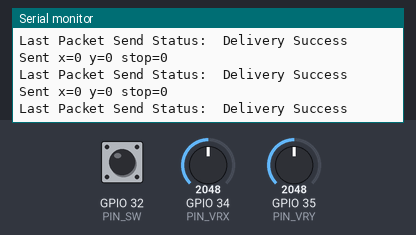
Bench run of a sketch on a simulated ESP32. Shown: the last lines printed to the serial monitor. Inputs (shaded band) come from the test bench; at power-on: GPIO 34 (PIN_VRX) = 2048, GPIO 35 (PIN_VRY) = 2048, GPIO 32 (PIN_SW) HIGH.

Above: at 1.4 s.
1.5 s: GPIO 34 (PIN_VRX) set to 2866
At 1.55 s:
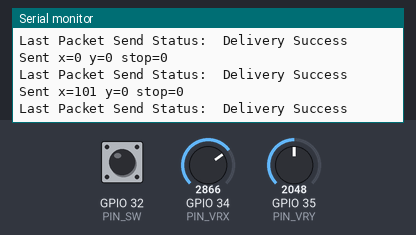
3.0 s: GPIO 35 (PIN_VRY) set to 2866
At 3.07 s:
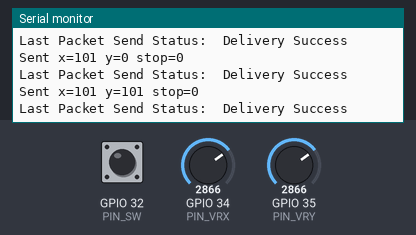
4.5 s: GPIO 32 (PIN_SW) pulled LOW for 0.15 s
6.1 s: GPIO 34 (PIN_VRX) set to 3603
At 6.16 s:
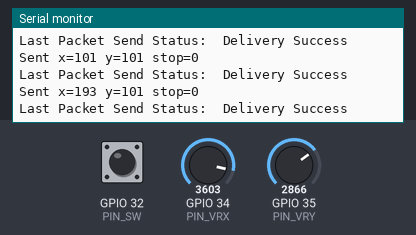
7.6 s: GPIO 32 (PIN_SW) pulled LOW for 1 s
10.1 s: GPIO 35 (PIN_VRY) set to 3603
At 10.16 s:
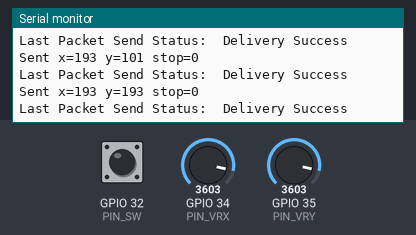
Timing chart, 0 to 12.6 s (numbered marks = the images above; inputs shaded):
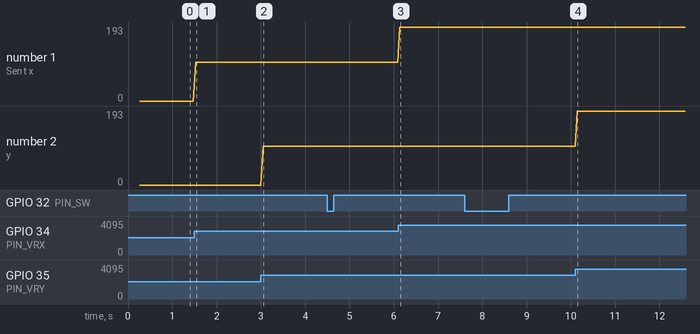

Measured:
- after the input at 1.5 s, the serial monitor: prints a new line at once (image 1)
- after the input at 3.0 s, the serial monitor: prints a new line after 0.05 s (image 2)
- after the input at 6.1 s, the serial monitor: prints a new line at once (image 3)
- after the input at 10.1 s, the serial monitor: prints a new line after 0.05 s (image 4)
- plotted number 1: 0 → 101 after the input at 1.5 s, 101 → 193 after the input at 6.1 s

The sketch:

transmitter.ino
```cpp
#include <esp_now.h>
#include <WiFi.h>

// REPLACE WITH YOUR RECEIVER MAC Address
uint8_t broadcastAddress[] = {0xe0, 0x8c, 0xfe, 0xe5, 0xec, 0x5c};  // Receiver MAC

// Joystick pins (ADC1, WiFi-safe)
#define PIN_VRX 34
#define PIN_VRY 35
#define PIN_SW  32

// Structure to send data
// Must match the receiver structure
typedef struct struct_message {
  int16_t x;     // -255..255, turn
  int16_t y;     // -255..255, throttle
  bool stop;      // deadman/button
} struct_message;

struct_message myData;

esp_now_peer_info_t peerInfo;

int centerX = 2048;
int centerY = 2048;

void calibrateCenter() {
  long sumX = 0, sumY = 0;
  const int N = 50;
  for (int i = 0; i < N; i++) {
    sumX += analogRead(PIN_VRX);
    sumY += analogRead(PIN_VRY);
    delay(5);
  }
  centerX = sumX / N;
  centerY = sumY / N;
  Serial.printf("Calibrated center: X=%d Y=%d\n", centerX, centerY);
}

// callback when data is sent
void OnDataSent(const uint8_t *mac_addr, esp_now_send_status_t status) {
  Serial.print("\r\nLast Packet Send Status:\t");
  Serial.println(status == ESP_NOW_SEND_SUCCESS ? "Delivery Success" : "Delivery Fail");
}

void setup() {
  // Init Serial Monitor
  Serial.begin(115200);

  pinMode(PIN_SW, INPUT_PULLUP);

  Serial.println("Calibrating, don't touch joystick...");
  calibrateCenter();

  // Set device as a Wi-Fi Station
  WiFi.mode(WIFI_STA);

  // Init ESP-NOW
  if (esp_now_init() != ESP_OK) {
    Serial.println("Error initializing ESP-NOW");
    return;
  }

  // Once ESPNow is successfully Init, we will register for Send CB to
  // get the status of Trasnmitted packet
  esp_now_register_send_cb(esp_now_send_cb_t(OnDataSent));

  // Register peer
  memcpy(peerInfo.peer_addr, broadcastAddress, 6);
  peerInfo.channel = 0;
  peerInfo.encrypt = false;

  // Add peer
  if (esp_now_add_peer(&peerInfo) != ESP_OK) {
    Serial.println("Failed to add peer");
    return;
  }
}

void loop() {
  // Raw ADC 0..4095, joystick center ~2048
  int rawX = analogRead(PIN_VRX);
  int rawY = analogRead(PIN_VRY);

  // Map relative to calibrated center, deadzone around center
  int x, y;
  if (rawX >= centerX) x = map(rawX, centerX, 4095, 0, 255);
  else                 x = map(rawX, 0, centerX, -255, 0);

  if (rawY >= centerY) y = map(rawY, centerY, 4095, 0, 255);
  else                 y = map(rawY, 0, centerY, -255, 0);

  if (abs(x) < 30) x = 0;
  if (abs(y) < 30) y = 0;

  myData.x = x;
  myData.y = y;
  myData.stop = (digitalRead(PIN_SW) == LOW);

  esp_err_t result = esp_now_send(broadcastAddress, (uint8_t *) &myData, sizeof(myData));

  if (result == ESP_OK) {
    Serial.printf("Sent x=%d y=%d stop=%d\n", myData.x, myData.y, myData.stop);
  } else {
    Serial.println("Error sending the data");
  }
  delay(50);  // 20Hz, was 2000ms demo delay
}
```
